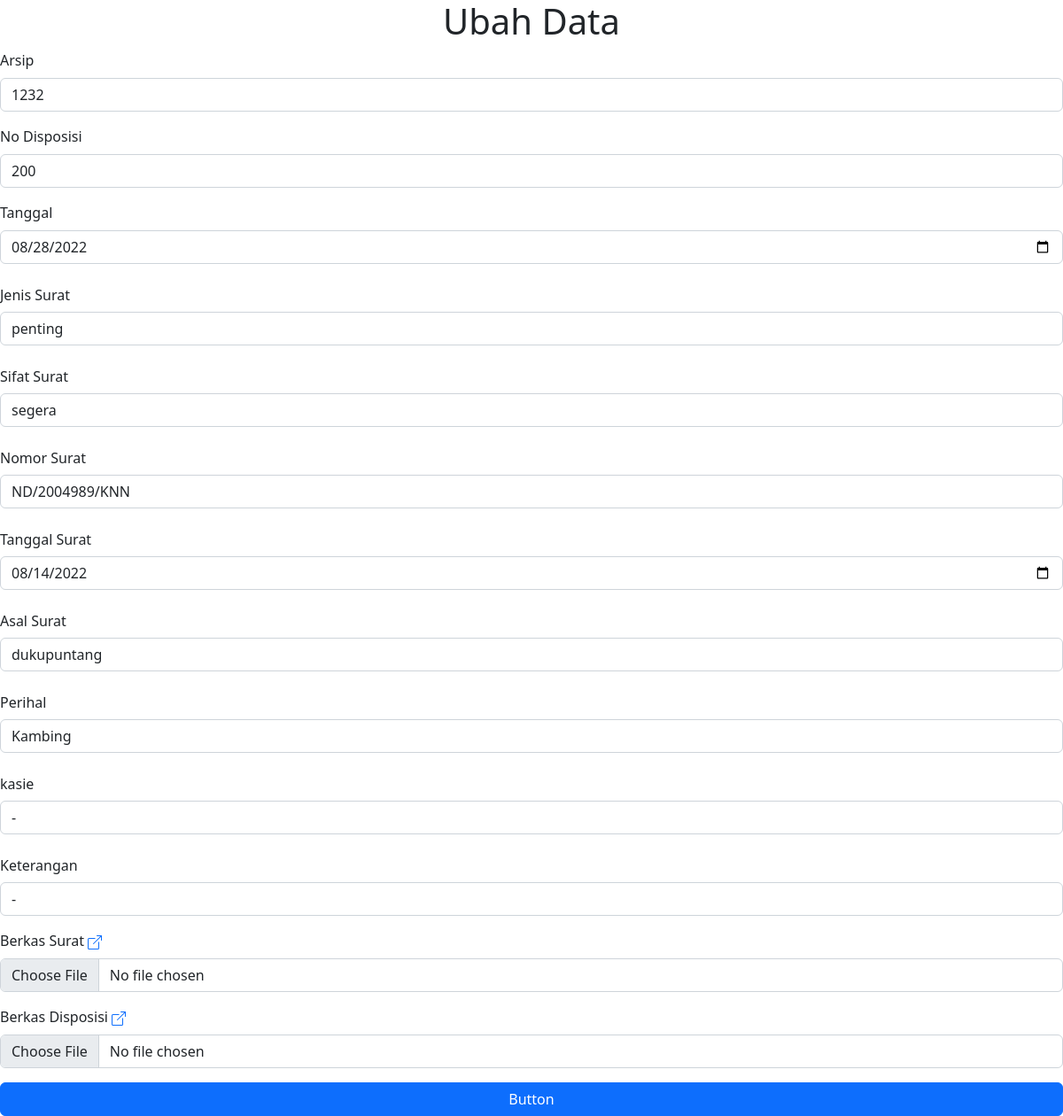
/surat_masuk/ubah.php?id=3, run on the app's committed database.
### tables this page shows
CREATE TABLE `suratm` (
  `id` int(11) NOT NULL,
  `arsip` varchar(50) NOT NULL,
  `nodisposisi` varchar(200) NOT NULL,
  `tgl` varchar(70) NOT NULL,
  `jenis` varchar(200) NOT NULL,
  `sifat` varchar(200) NOT NULL,
  `nosurat` varchar(200) NOT NULL,
  `tglsurat` varchar(100) NOT NULL,
  `dari` varchar(200) NOT NULL,
  `hal` varchar(200) NOT NULL,
  `kasie` varchar(200) NOT NULL,
  `ket` varchar(200) NOT NULL,
  `surat` varchar(200) NOT NULL,
  `disposisi` text NOT NULL
);

### surat_masuk/functions.php (called while the page is built, shortened)
<?php
$conn = mysqli_connect("localhost", "root", "", "psda");
function query($query){
	global $conn;
	$result = mysqli_query($conn, $query);
	$rows = [];
	while ($row = mysqli_fetch_assoc($result)) {
		$rows[] = $row;
	}
	return $rows;
}
?>

### surat_masuk/ubah.php (the view, shortened to what this page needs)
<?php
require 'functions.php';
$id = $_GET["id"];
$file = query("SELECT * FROM suratm WHERE id = $id")[0];
?>
<!DOCTYPE html>
<html lang="en">
<head>
  <link rel="stylesheet" href="../css/bootstrap.css">
</head>
<body>
  <h1 class="text-center">Ubah Data</h1>
  <form action="" method="post" enctype="multipart/form-data">
    <div class="mb-3">
      <label for="arsip" class="form-label">Arsip</label>
      <input type="text" class="form-control" id="arsip" aria-describedby="emailHelp" name="arsip" value="<?= $file['arsip']; ?>">
    </div>
    <div class="mb-3">
      <label for="nodisposisi" class="form-label">No Disposisi</label>
      <input type="text" class="form-control" id="nodisposisi" aria-describedby="emailHelp" name="nodisposisi" value="<?= $file['nodisposisi']; ?>">
    </div>
    <div class="mb-3">
      <label for="tanggal" class="form-label">Tanggal</label>
      <input type="date" class="form-control" id="tanggal" name="tgl" value="<?= $file['tgl']; ?>">
    </div>
    <div class="mb-3">
      <label for="jenis" class="col-form-label">Jenis Surat</label>
      <input type="text" class="form-control" id="jenis" name="jenis" value="<?= $file['jenis'] ?>">
    </div>
    <div class="mb-3">
      <label for="sifat" class="col-form-label">Sifat Surat</label>
      <input type="text" class="form-control" id="sifat" name="sifat" value="<?= $file['sifat'] ?>">
    </div>
    <div class="mb-3">
      <label for="nomor" class="col-form-label">Nomor Surat</label>
      <input type="text" class="form-control" id="nomor" name="nosurat" value="<?= $file['nosurat'] ?>">
    </div>
    <div class="mb-3">
      <label for="tglsurat" class="col-form-label">Tanggal Surat</label>
      <input type="date" class="form-control" id="tglsurat" name="tglsurat" value="<?= $file['tglsurat'] ?>">
    </div>
    <div class="mb-3">
      <label for="asal" class="col-form-label">Asal Surat</label>
      <input type="text" class="form-control" id="asal" name="dari" required="harus di isi" value="<?= $file['dari'] ?>">
    </div>
    <div class="mb-3">
      <label for="perihal" class="col-form-label">Perihal</label>
      <input type="text" class="form-control" id="perihal" name="hal" value="<?= $file['hal'] ?>">
    </div>
    <div class="mb-3">
      <label for="kasie" class="col-form-label">kasie</label>
      <input type="text" class="form-control" id="kasie" name="kasie" value="<?= $file['kasie'] ?>">
    </div>
    <div class="mb-3">
      <label for="ket" class="col-form-label">Keterangan</label>
      <input type="text" class="form-control" id="ket" name="ket" value="<?= $file['ket'] ?>">
    </div>
    <div class="mb-3">
      <label for="filefile" class="form-label">Berkas Surat</label>
      <a href="suratm.php?id=<?php echo $file['id'];?>"></a>
      <input type="file" class="form-control" id="filefile" name="surat">
    </div>
     <div class="mb-3">
      <label for="filefile" class="form-label">Berkas Disposisi</label>
      <a href="suratm.php?id=<?php echo $file['id'];?>"></a>
      <input type="file" class="form-control" id="filefile" name="disposisi">
    </div>
    <div class="d-grid gap-2 col-12 mx-auto">
      <button class="btn btn-primary" type="submit" name="submit">Button</button>
    </div>
  </form>
</body>
</html>

### data on the page
suratm: arsip "1232", nodisposisi "200", tgl "08/28/2022", jenis "penting", sifat "segera", nosurat "ND/2004989/KNN", tglsurat "08/14/2022", dari "dukupuntang", hal "Kambing", kasie "-", ket "-"
